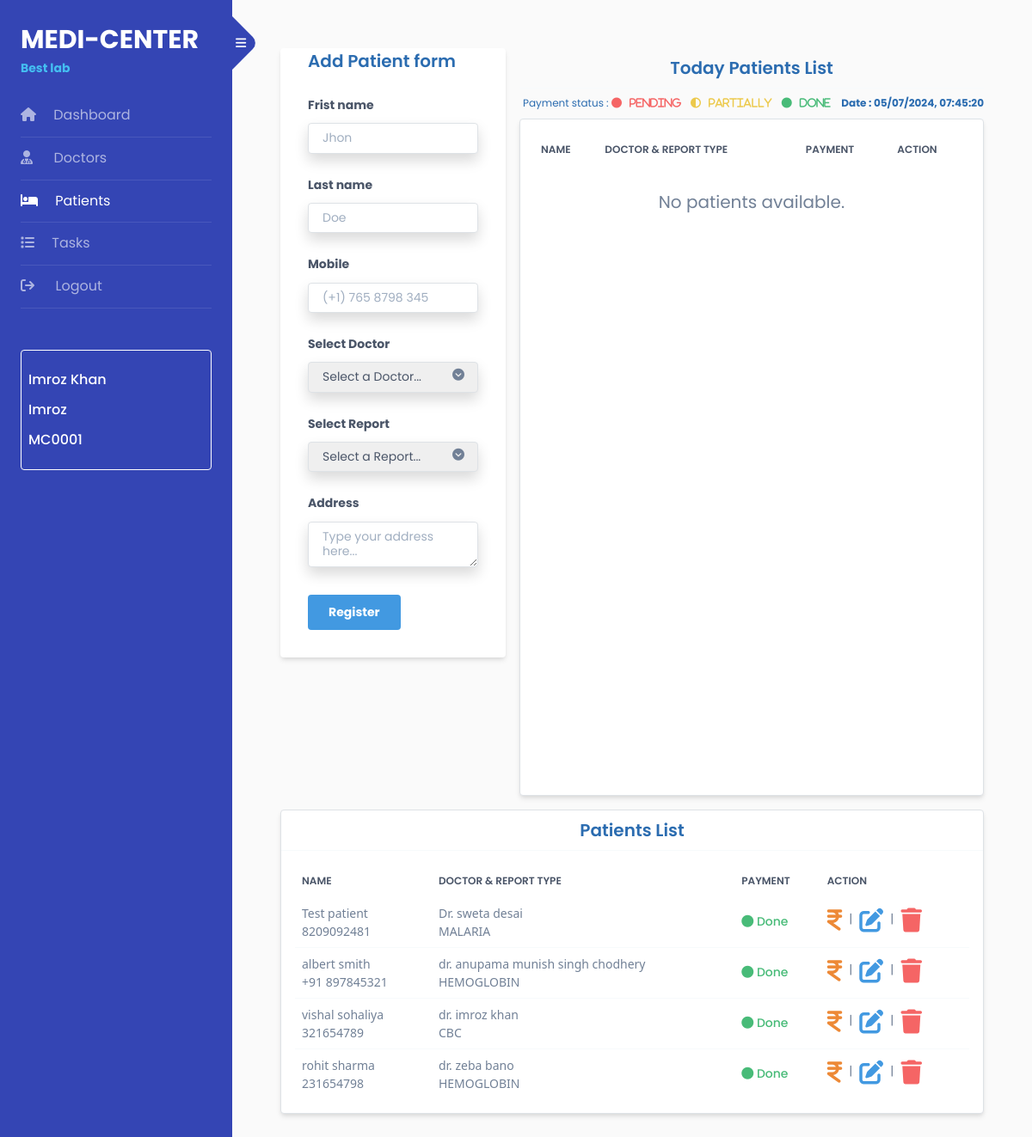
/dashboard/patients_view/ (signed in), run on an earlier commit of the app's database.
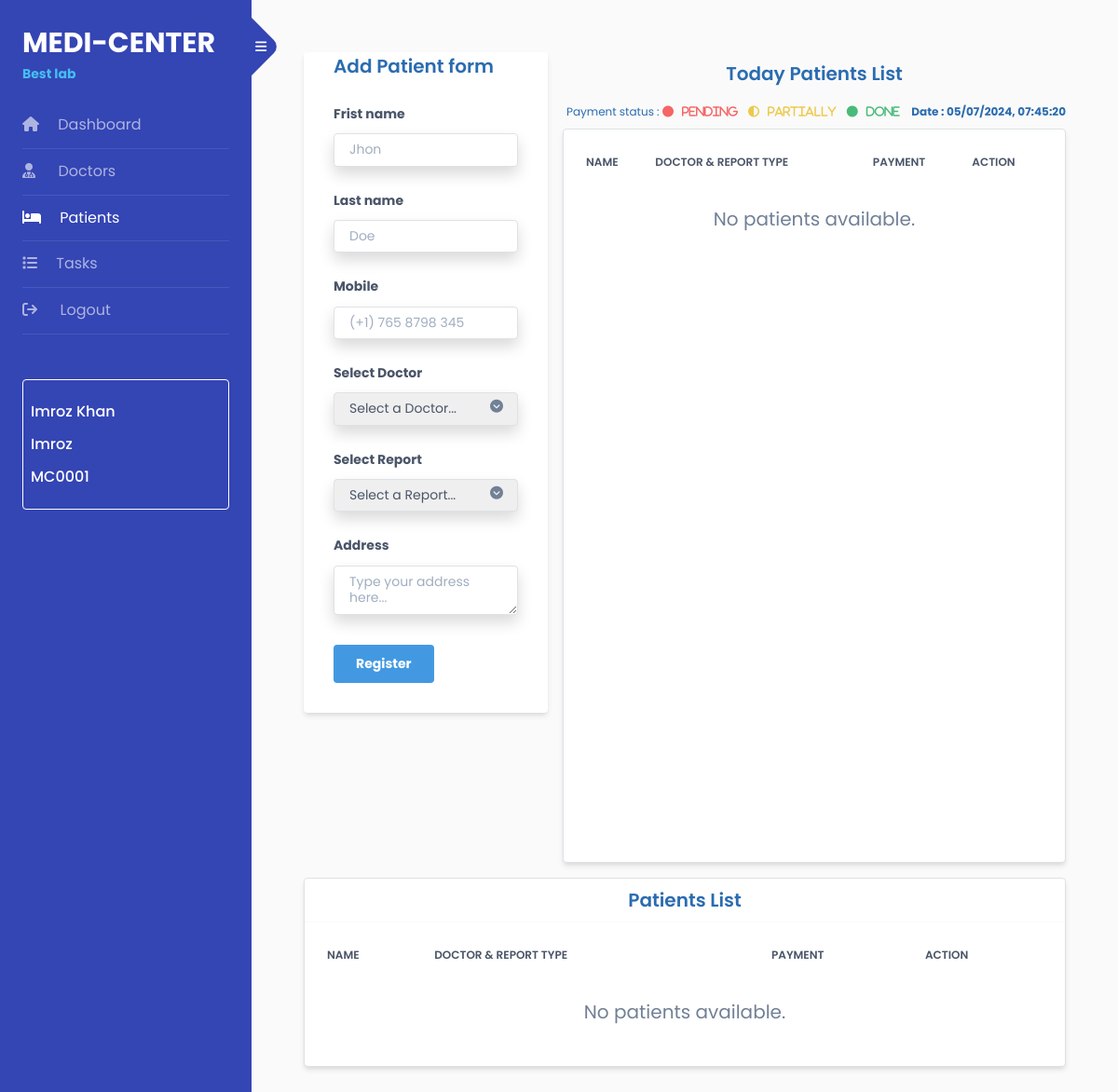
And on a later commit of the database.
### master/models.py (models this page shows, shortened)
class BaseClass(models.Model):
    created_at = models.DateTimeField(auto_now_add=True)
    updated_at = models.DateTimeField(auto_now=True)
    class Meta:
        abstract = True

class Patient(BaseClass):
    first_name = models.CharField(max_length=255)
    last_name = models.CharField(max_length=255)
    mobile = models.CharField(max_length=255)
    doctor_id = models.ForeignKey(doctor, on_delete=models.CASCADE)
    report_type = models.ForeignKey(ReportType, on_delete=models.CASCADE)
    total_amount = models.FloatField(blank=True)
    paid_amount = models.FloatField(default=0)
    remaining_amount = models.FloatField(blank=True)
    payment_status = models.CharField(max_length=255, default='Pending')
    address = models.TextField()

class doctor(BaseClass):
    DIR_NAME = 'doctors-profile'
    FILENAME_WORD = 'dp'
    profile = models.ImageField(upload_to=custom_filename, default=r'default_images\doctor-profile.png',null=True)
    name = models.CharField(max_length= 255)
    degree = models.CharField(max_length=50)
    contact = models.CharField(max_length=255)
    total_patient = models.IntegerField(default=0)
    summary = models.TextField()
    address = models.TextField()
    def __str__(self):
        return self.name

class ReportType(BaseClass):
    name = models.CharField(max_length=255)
    report_charge = models.FloatField()
    def __str__(self):
        return self.name

### staff/views.py (the view)
    def wrapper(request, *args, **kwargs):
        if 'staff_id' in request.session:
            return view_func(request, *args, **kwargs)
        else:
            return redirect('login_view')

### master/views.py (called while the page is built, shortened)
def get_doctor_details(doctor_id=None):
    if doctor_id is None:
        get_doctor = doctor.objects.all().order_by('-id')
    else:
        get_doctor = doctor.objects.get(id=doctor_id)
    return get_doctor

def get_patient_details(patient_id=None):
    if patient_id is None:
        get_patient = Patient.objects.all().order_by('-id')
    else:
        get_patient = Patient.objects.get(id=patient_id)
    return get_patient

def get_report_details(report_type_id=None):
    if report_type_id is None:
        get_report = ReportType.objects.all().order_by('-id')
    else:
        get_report = ReportType.objects.get(id=report_type_id)
    return get_report

@staff_authenticated
def patients_view(request):
    today_patients = Patient.objects.filter(created_at__date=current_time.date())
    context = {
        'doctors':get_doctor_details(),
        'reports':get_report_details(),
        'patients':get_patient_details(),
        'today_patients':today_patients,
        'current_time': current_time.strftime('%d/%m/%Y, %H:%M:%S'),
        'humanize': humanize.naturalday(current_time)
    }
    return render(request, 'patients.html',context)

### master/templates/patients.html (shortened to what the changed rows need)
{% extends 'base.html' %}
{% block body %}
<div class="flex flex-col lg:flex-row">
    <div class="lg:w-2/3 ">
        <section class="text-gray-600 m-2 ">
            <div class="flex flex-col justify-center ">
                <header class="px-5 py-2 border-b border-gray-100">
                    <h2
                        class="self-center text-center text-xl font-semibold whitespace-nowrap dark:text-white text-blue-700">
                        {{humanize|title}} Patients List</h2>
                </header>
                <header class="pl-1 py-2 border-b border-gray-100 flex justify-between">
                    <h2 class="text-xs text-blue-700">
                        Payment status :
                        <span><i class="fa fa-circle-o text-red-500" aria-hidden="true"> &nbsp; Pending</i></span>
                        <span><i class="fa fa-adjust text-yellow-500 ml-2" aria-hidden="true"> &nbsp; Partially</i></span>
                        <span><i class="fa fa-circle text-green-500 ml-2" aria-hidden="true"> &nbsp; Done</i></span>
                    </h2>
                    <h2 class="text-xs text-blue-700 font-bold">Date : {{current_time}}</h2>
                </header>
                <div class="w-full bg-white border border-gray-200 shadow-md rounded h-screen overflow-y-scroll"
                    style="height: 98.5vh;">
                    <div class="p-3">
                        <div class="overflow-x-auto">
                            <table class="table-auto w-full">
                                <thead class="text-xs font-semibold uppercase text-gray-700 bg-gray-50">
                                    <tr>
                                        <th class="p-2 whitespace-nowrap">
                                            <div class="font-semibold text-left">Name</div>
                                        </th>
                                        <th class="p-2 whitespace-nowrap">
                                            <div class="font-semibold text-left">Doctor & Report Type</div>
                                        </th>
                                        <th class="p-2 whitespace-nowrap">
                                            <div class="font-semibold text-left">Payment</div>
                                        </th>
                                        <th class="p-2 whitespace-nowrap">
                                            <div class="font-semibold text-left">Action</div>
                                        </th>
                                    </tr>
                                </thead>
                            </table>
                        </div>
                    </div>
                </div>
            </div>
        </section>
    </div>
</div>
<div class="flex flex-col lg:flex-row">
    <div class="lg:w-full overflow-x-scroll">
        <section class=" text-gray-600 m-2 ">
            <div class="flex flex-col justify-center ">
                <div class="w-full bg-white border border-gray-200 shadow-md rounded">
                    <header class="px-5 py-2 border-b border-gray-100">
                        <h2
                            class="self-center text-center text-xl font-semibold whitespace-nowrap dark:text-white text-blue-700">
                            Patients List</h2>
                    </header>
                    <div class="p-3">
                        <div class="overflow-x-auto">
                            <table class="table-auto w-full">
                                <thead class="text-xs font-semibold uppercase text-gray-700 bg-gray-50">
                                    <tr>
                                        <th class="p-2 whitespace-nowrap">
                                            <div class="font-semibold text-left">Name</div>
                                        </th>
                                        <th class="p-2 whitespace-nowrap">
                                            <div class="font-semibold text-left">Doctor & Report Type</div>
                                        </th>
                                        <th class="p-2 whitespace-nowrap">
                                            <div class="font-semibold text-left">Payment</div>
                                        </th>
                                        <th class="p-2 whitespace-nowrap">
                                            <div class="font-semibold text-left">Action</div>
                                        </th>
                                    </tr>
                                </thead>
                                <tbody class="text-sm divide-y divide-gray-100">
                                    {% if patients|length == 0 %}
                                    <tr class="bg-white dark:bg-gray-800">
                                        <td colspan="6" class="px-6 py-4 text-center text-xl">
                                            No patients available.
                                        </td>
                                    </tr>
                                    {% else %}
                                    {% for patient in patients %}
                                    <tr>
                                        <td class="p-2 whitespace-nowrap ">
                                            <div class="flex items-center">
                                                <div class="flex items-center gap-3">
                                                    <div class="flex flex-col">
                                                        <p
                                                            class="block antialiased font-sans text-sm leading-normal text-blue-gray-900 font-normal">
                                                            {{patient.first_name}} {{patient.last_name}}</p>
                                                        <p
                                                            class="block antialiased font-sans text-sm leading-normal text-blue-gray-900 font-normal opacity-70">
                                                            {{patient.mobile}}</p>
                                                    </div>
                                                </div>
                                        </td>
                                        <td class="p-2 whitespace-nowrap">
                                            <div class="flex items-center gap-3">
                                                <div class="flex flex-col">
                                                    <p
                                                        class="block antialiased font-sans text-sm leading-normal text-blue-gray-900 font-normal">
                                                        {{patient.doctor_id}}
                                                    </p>
                                                    <p
                                                        class="block antialiased font-sans text-sm leading-normal text-blue-gray-900 font-normal opacity-70">
                                                        {{patient.report_type}}
                                                    </p>
                                                </div>
                                            </div>
                                        </td>
                                        <td class="p-2 whitespace-nowrap">
                                            {% if patient.payment_status == 'Pending' %}
                                            <div class="text-left font-medium text-red-500">
                                                <i class="fa fa-circle-o" aria-hidden="true"></i>
                                                {{patient.payment_status}}
                                            </div>
                                            {% elif patient.payment_status == 'Partially' %}
                                            <div class="text-left font-medium text-yellow-500">
                                                <i class="fa fa-adjust" aria-hidden="true"></i>
                                                {{patient.payment_status}}
                                            </div>
                                            {% elif patient.payment_status == 'Done' %}
                                            <div class="text-left font-medium text-green-500">
                                                <i class="fa fa-circle" aria-hidden="true"></i>
                                                {{patient.payment_status}}
                                            </div>
                                            {% endif %}
                                        </td>
                                        <td class="p-2 whitespace-nowrap ">
                                            <div class="flex">
                                                <a href="{% url 'patient_account' patient_id=patient.id %}"
                                                    class="text-orange-500"><i class="fa fa-inr fa-2x mr-2"
                                                        aria-hidden="true"></i></a>
                                                |
                                                <a href="{% url 'patient_update' patient_id=patient.id %}"
                                                    class="text-blue-500"><i class="fa fa-pencil-square-o fa-2x mx-2"
                                                        aria-hidden="true"></i></a>
                                                |
                                                <a href="{% url 'patient_delete' patient_id=patient.id %}"
                                                    class="text-red-500"><i class="fa fa-trash fa-2x ml-2"
                                                        aria-hidden="true"></i></a>
                                            </div>
                                        </td>
                                    </tr>
                                    {% endfor %}
                                    {% endif %}
                                </tbody>
                            </table>
                        </div>
                    </div>
                </div>
            </div>
        </section>
    </div>
</div>
{% endblock %}

What changed in the data, as far as the page shows it:
removed Patient: first_name "Test", last_name "patient", mobile "8209092481", doctor_id "Dr. sweta desai", report_type "MALARIA", payment_status "Done"
removed Patient: first_name "albert", last_name "smith", mobile "+91 897845321", doctor_id "dr. anupama munish singh chodhery", report_type "HEMOGLOBIN", payment_status "Done"
removed Patient: first_name "vishal", last_name "sohaliya", mobile "321654789", doctor_id "dr. imroz khan", report_type "CBC", payment_status "Done"
removed Patient: first_name "rohit", last_name "sharma", mobile "231654798", doctor_id "dr. zeba bano", report_type "HEMOGLOBIN", payment_status "Done"
Also different on the page:
text now shown: "No patients available."
